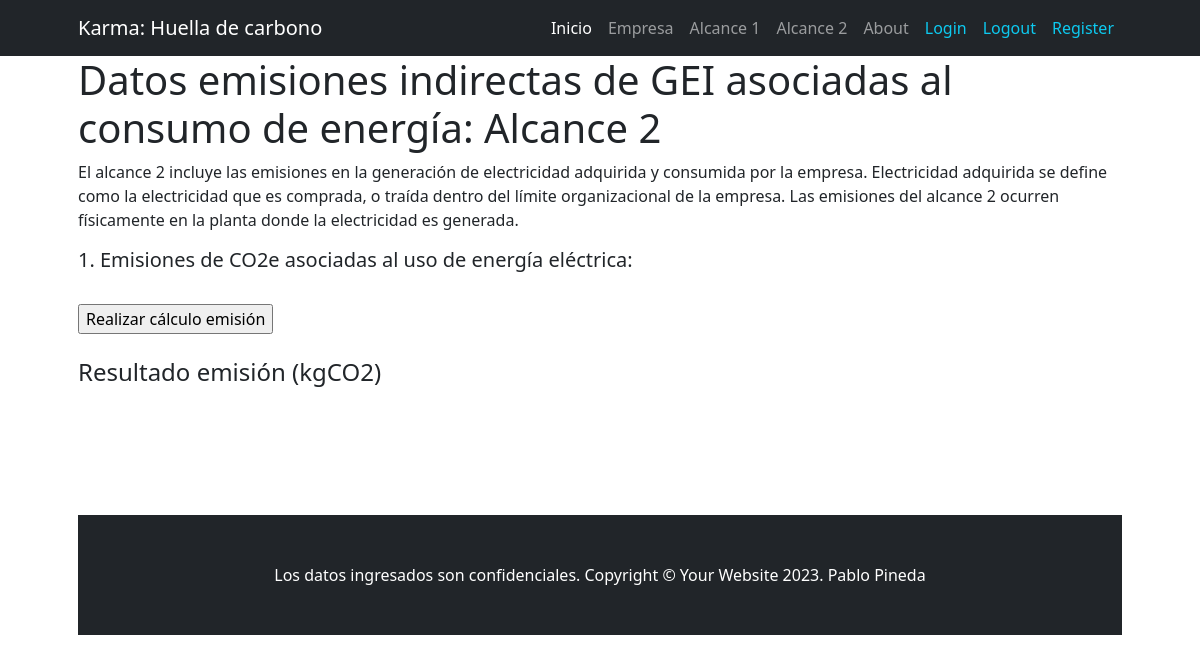
Page /mostrar-resultados-energia/ on the earlier database version.
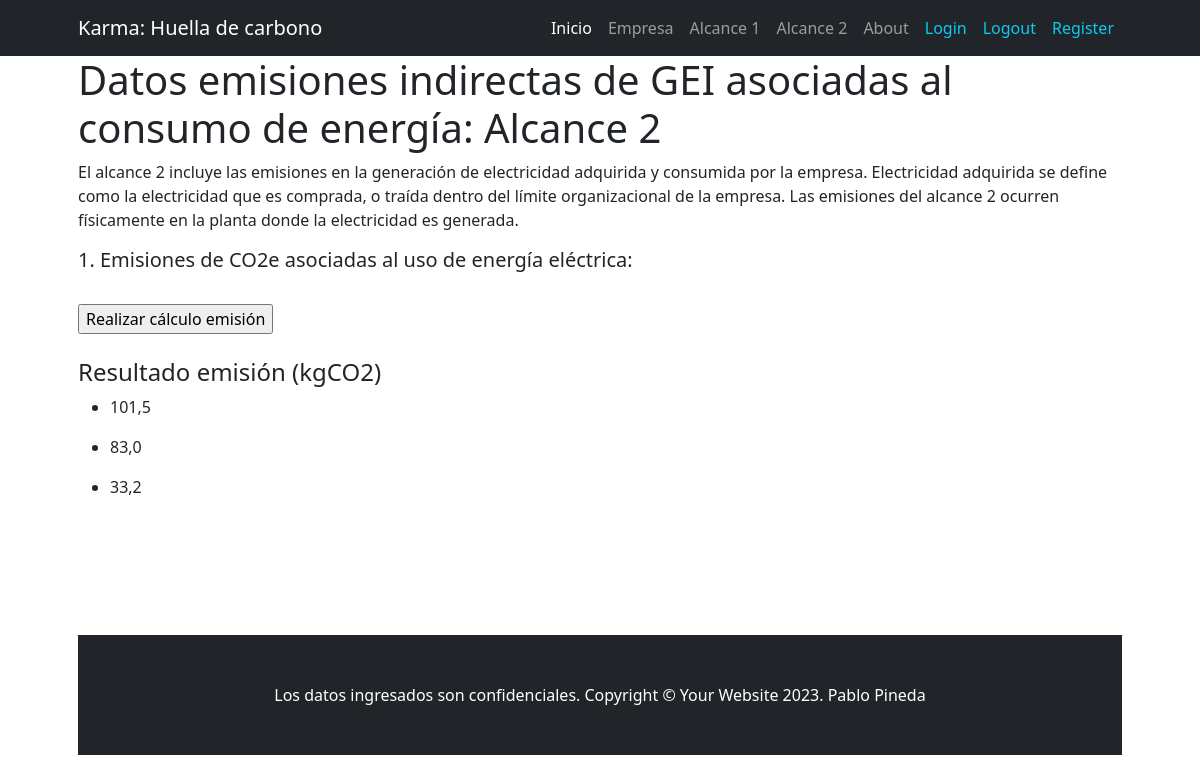
Same page on the later database version.
### apps/home/models.py (models this page shows, shortened)
class ResultadoEmisionConsumoEnergiaelectrica(models.Model):
    valor = models.FloatField()
    class Meta:
        verbose_name = 'Emisión por Consumo de energía eléctrica (KgCO2)'
        verbose_name_plural = 'Emisiones por Consumo de energía eléctrica (KgCO2)'

### apps/home/views.py (the view)
# urls.py: path('mostrar-resultados-energia/', views.mostrar_resultados_energia, name="mostrar_resultados_energia"),
def mostrar_resultados_energia(request):
    factor_emision = models.ResultadoEmisionConsumoEnergiaelectrica.objects.all()
    return render(request, 'home/calculo_emision_energiaelectrica.html', {'factor_emision': factor_emision})

### apps/home/templates/home/calculo_emision_energiaelectrica.html
{% extends 'home/crear_alcance2.html' %}
{% block content_alcance2 %}
    <h4>Resultado emisión (kgCO2)</h4>
    {% for factor in factor_emision %}
       <ul>
            <li>{{ factor.valor }}</li>
        </ul>
    {% endfor %}
{% endblock content_alcance2 %}

Differences in the rows shown:
added ResultadoEmisionConsumoEnergiaelectrica: valor "101,5"
added ResultadoEmisionConsumoEnergiaelectrica: valor "83,0"
added ResultadoEmisionConsumoEnergiaelectrica: valor "33,2"
